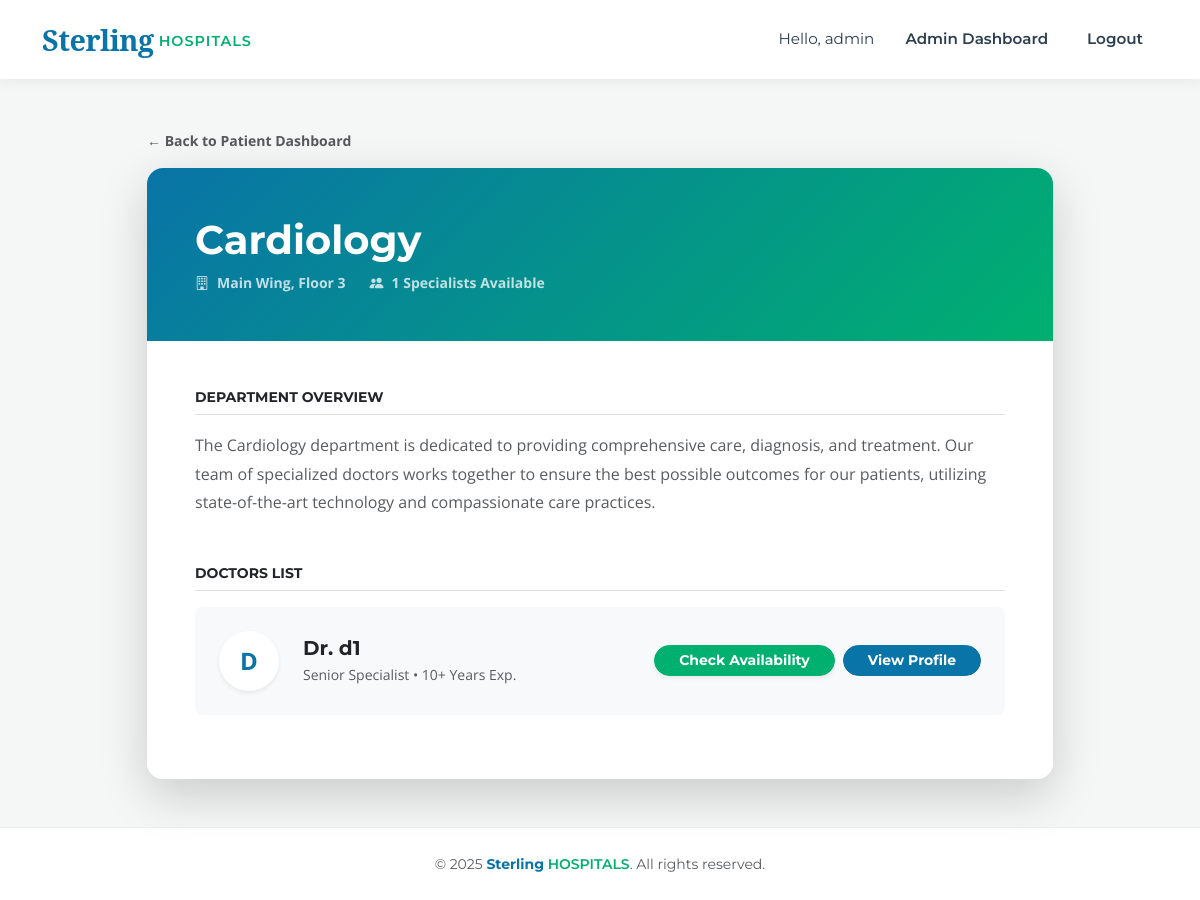
The app's page /department/1 (signed in), older data.
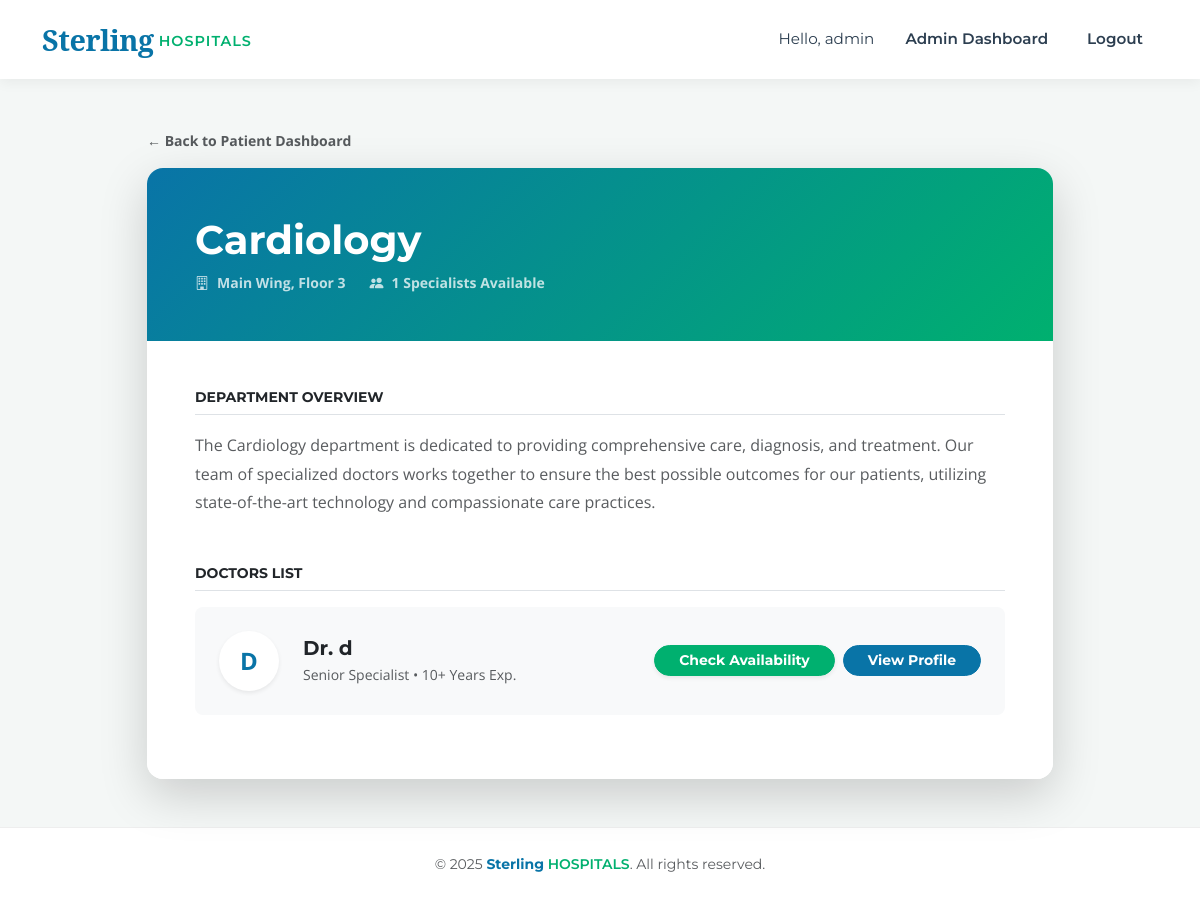
The same page, newer data.
### models.py (models this page shows)
class User(db.Model, UserMixin):
    __tablename__ = 'users'
    id = db.Column(db.Integer, primary_key=True)
    username = db.Column(db.String(100), unique=True, nullable=False)
    email = db.Column(db.String(120), unique=True, nullable=False)
    password = db.Column(db.String(200), nullable=False)
    role = db.Column(db.String(20), nullable=False)  # admin, doctor, patient
    phone_number = db.Column(db.String(15), nullable=True)
    is_active_user = db.Column(db.Boolean, default=True)
    department_id = db.Column(db.Integer, db.ForeignKey('departments.id'), nullable=True)
    doctor_appointments = db.relationship('Appointment', foreign_keys='Appointment.doctor_id', backref='doctor_ref', lazy=True)
    patient_appointments = db.relationship('Appointment', foreign_keys='Appointment.patient_id', backref='patient_ref', lazy=True)

### app.py (the view)
@app.route('/department/<int:department_id>')
@login_required
def department_details(department_id):
    dept = db.session.get(Department, department_id)
    doctors = User.query.filter_by(role='doctor', department_id=department_id).all()
    return render_template('department_details.html', department=dept, doctors=doctors)

### app.py (called while the page is built)
@login_manager.user_loader
def load_user(user_id):
    return db.session.get(User, int(user_id))

### templates/department_details.html
{% extends "base.html" %}
{% block content %}
<div class="container mt-4">
    <div class="row justify-content-center">
        <div class="col-lg-10">
            <div class="mb-3">
                <a href="{{ url_for('patient_dashboard') }}" class="text-decoration-none text-muted fw-bold small">
                    &larr; Back to Patient Dashboard
                </a>
            </div>
            <div class="card shadow-lg border-0 rounded-4 overflow-hidden">
                <div class="card-header p-5 border-0 text-white"
                     style="background: linear-gradient(135deg, #0974A7 0%, #00B06F 100%);">
                    <h1 class="fw-bold mb-2">{{ department.name }}</h1>
                    <div class="d-flex gap-4 small opacity-75 fw-bold">
                        <span><i class="bi bi-building me-2"></i>Main Wing, Floor 3</span>
                        <span><i class="bi bi-people-fill me-2"></i>{{ doctors|length }} Specialists Available</span>
                    </div>
                </div>
                <div class="card-body p-5 bg-white">
                    <div class="mb-5">
                        <h5 class="fw-bold text-dark text-uppercase small mb-3 border-bottom pb-2">Department Overview</h5>
                        <p class="text-muted" style="line-height: 1.8;">
                            The {{ department.name }} department is dedicated to providing comprehensive care,
                            diagnosis, and treatment. Our team of specialized doctors works together to ensure
                            the best possible outcomes for our patients, utilizing state-of-the-art technology
                            and compassionate care practices.
                        </p>
                    </div>
                    <h5 class="fw-bold text-dark text-uppercase small mb-3 border-bottom pb-2">Doctors List</h5>
                    <div class="list-group list-group-flush">
                        {% for doctor in doctors %}
                        <div class="list-group-item border-0 p-4 mb-3 rounded-3 bg-light d-flex flex-column flex-md-row justify-content-between align-items-center">
                            <div class="d-flex align-items-center mb-3 mb-md-0">
                                <div class="bg-white text-primary rounded-circle shadow-sm d-flex align-items-center justify-content-center me-4"
                                     style="width: 60px; height: 60px; font-weight: bold; font-size: 1.5rem;">
                                    {{ doctor.username[0] | upper }}
                                </div>
                                <div>
                                    <h5 class="fw-bold text-dark mb-1">Dr. {{ doctor.username }}</h5>
                                    <p class="text-muted small mb-0">Senior Specialist • 10+ Years Exp.</p>
                                </div>
                            </div>
                            <div class="d-flex gap-2">
                                 <a href="{{ url_for('book_appointment', doctor_id=doctor.id) }}" class="btn btn-success btn-sm rounded-pill shadow-sm fw-bold px-4">
    Check Availability
</a>
                                <a href="{{ url_for('doctor_profile', doctor_id=doctor.id) }}" class="btn btn-sm btn-primary px-4 rounded-pill fw-bold">
                                    View Profile
                                </a>
                            </div>
                        </div>
                        {% else %}
                        <div class="text-center py-4 text-muted">
                            No doctors assigned to this department yet.
                        </div>
                        {% endfor %}
                    </div>
                </div>
            </div>
        </div>
    </div>
</div>
{% endblock %}

Row changes from the older to the newer data that the page shows:
changed User (number 2 of 2 on the later page): username "d1" → "d"
